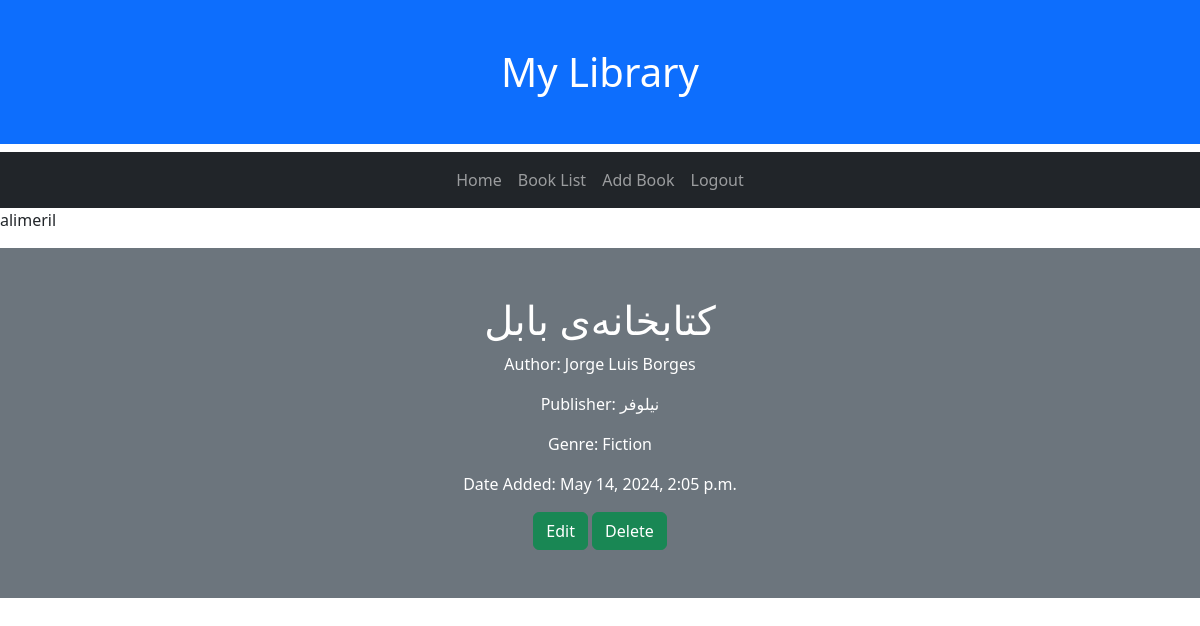
/1/ (signed in), run on the app's committed database.
### library/models.py (models this page shows, shortened)
class Book(models.Model):
    title = models.CharField(max_length=100)
    author_name = models.CharField('Author Name',max_length=50, null = True, blank=True)
    author_surname = models.CharField('Author Surname',max_length=50)
    publisher = models.CharField(max_length=50, null=True, blank=True)
    genre = models.CharField(
        max_length = 20,
        choices = GENRE_CHOICES,
        default = 'Literature'
    )
    created = models.DateTimeField(auto_now_add=True)
    borrowed = models.BooleanField(default=False)
    class Meta:
        ordering = ['title']

### library/views.py (the view)
# urls.py: path('<int:pk>/', views.DetailView.as_view(), name = 'detail'),
class DetailView(generic.DetailView):
    model = Book
    template_name = "library/details.html"

### library/templates/library/details.html (shortened to what this page needs)
{% extends "library/master.html" %}
{% block content %}
<div class="container-fluid text-center p-5 text-bg-secondary">
    <h1>{{object.title}}</h1>
{% if book.author_name == null %}
    <p>Author: {{object.author_surname}}</p>
{% else %}
    <p>Author: {{object.author_name}} {{book.author_surname}}</p>
{% endif %}
<p> Publisher: {{object.publisher}}</p>
<p>Genre: {{ object.genre }}</p>
<p>Date Added: {{ object.created }}</p>
<a class="btn btn-success" href = "{% url 'library:EditPage' object.id %}" role="button">Edit</a>
<a class="btn btn-success" href = "{% url 'library:DeletePage' object.id %}" role="button">Delete</a>
</div>
{% endblock %}

### library/templates/library/master.html (shortened to what this page needs)
<!DOCTYPE html>
<html>
<head>
  <link href="https://cdn.jsdelivr.net/npm/bootstrap@5.3.3/dist/css/bootstrap.min.css" rel="stylesheet">
</head>
<body>
  <h1 class="container-fluid p-5 bg-primary text-white text-center">My Library</h1>
  <nav class="navbar navbar-expand-sm bg-dark navbar-dark">
    <div class="container-fluid justify-content-center">
      <ul class="navbar-nav nav-pills">
        <li class="nav-item"><a class="nav-link" href = "{% url 'library:home' %}">Home</a></li>
        <li class="nav-item"><a class="nav-link" href = "{% url 'library:ListPage' %}">Book List</a></li>
        <li class="nav-item"><a class="nav-link" href = "{% url 'library:AddPage' %}">Add Book</a></li>
        {% if request.user.is_authenticated %}
        <li class="nav-item"><a class="nav-link" href = "{% url 'library:ConfirmLogout' %}">Logout</a></li>
        {% else %}
        <li class="nav-item"><a class="nav-link" href = "{% url 'library:Login' %}">Login</a></li>
        {% endif %}
      </ul>
    </div>
  </nav>
  {% if request.user.is_authenticated %}
  <p>{{request.user.username}}</p>
  {% endif %}
{% block content %}
{% endblock %}
</body>
</html>

### data on the page
Book: title "کتابخانه‌ی بابل", author_name "Jorge Luis", author_surname "Borges", publisher "نیلوفر", genre "Fiction", created "May 14, 2024, 2:05 p.m."

### other printed values
{{ request.user.username }} "alimeril"
